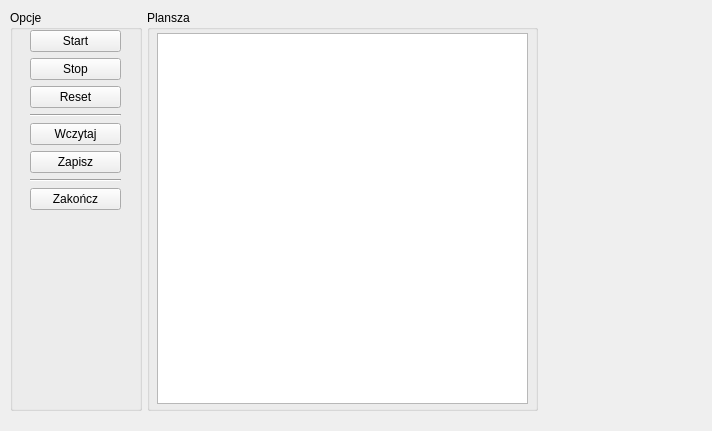
<?xml version="1.0" encoding="UTF-8"?>
<ui version="4.0">
 <class>SimulationWindow</class>
 <widget class="QWidget" name="SimulationWindow">
  <property name="geometry">
   <rect>
    <x>0</x>
    <y>0</y>
    <width>712</width>
    <height>431</height>
   </rect>
  </property>
  <property name="windowTitle">
   <string>Form</string>
  </property>
  <widget class="QGroupBox" name="groupBox_5">
   <property name="geometry">
    <rect>
     <x>10</x>
     <y>10</y>
     <width>132</width>
     <height>401</height>
    </rect>
   </property>
   <property name="title">
    <string>Opcje</string>
   </property>
   <widget class="QWidget" name="layoutWidget">
    <property name="geometry">
     <rect>
      <x>20</x>
      <y>20</y>
      <width>91</width>
      <height>371</height>
     </rect>
    </property>
    <layout class="QGridLayout" name="gridLayout">
     <item row="0" column="0">
      <widget class="QPushButton" name="pushButtonStart">
       <property name="text">
        <string>Start</string>
       </property>
      </widget>
     </item>
     <item row="1" column="0">
      <widget class="QPushButton" name="pushButtonStop">
       <property name="text">
        <string>Stop</string>
       </property>
      </widget>
     </item>
     <item row="2" column="0">
      <widget class="QPushButton" name="pushButtonReset">
       <property name="text">
        <string>Reset</string>
       </property>
      </widget>
     </item>
     <item row="3" column="0">
      <widget class="Line" name="line_5">
       <property name="orientation">
        <enum>Qt::Horizontal</enum>
       </property>
      </widget>
     </item>
     <item row="4" column="0">
      <widget class="QPushButton" name="pushButtonWczytaj">
       <property name="text">
        <string>Wczytaj</string>
       </property>
      </widget>
     </item>
     <item row="5" column="0">
      <widget class="QPushButton" name="pushButtonZapisz">
       <property name="text">
        <string>Zapisz</string>
       </property>
      </widget>
     </item>
     <item row="6" column="0">
      <widget class="Line" name="line_6">
       <property name="orientation">
        <enum>Qt::Horizontal</enum>
       </property>
      </widget>
     </item>
     <item row="7" column="0">
      <widget class="QPushButton" name="pushButtonZakoncz">
       <property name="text">
        <string>Zakończ</string>
       </property>
      </widget>
     </item>
     <item row="8" column="0">
      <spacer name="verticalSpacer">
       <property name="orientation">
        <enum>Qt::Vertical</enum>
       </property>
       <property name="sizeHint" stdset="0">
        <size>
         <width>20</width>
         <height>40</height>
        </size>
       </property>
      </spacer>
     </item>
    </layout>
   </widget>
  </widget>
  <widget class="QGroupBox" name="groupBox_6">
   <property name="geometry">
    <rect>
     <x>147</x>
     <y>10</y>
     <width>391</width>
     <height>401</height>
    </rect>
   </property>
   <property name="sizePolicy">
    <sizepolicy hsizetype="Preferred" vsizetype="Preferred">
     <horstretch>0</horstretch>
     <verstretch>0</verstretch>
    </sizepolicy>
   </property>
   <property name="sizeIncrement">
    <size>
     <width>0</width>
     <height>0</height>
    </size>
   </property>
   <property name="title">
    <string>Plansza</string>
   </property>
   <widget class="QGraphicsView" name="graphicsView">
    <property name="geometry">
     <rect>
      <x>10</x>
      <y>23</y>
      <width>371</width>
      <height>371</height>
     </rect>
    </property>
    <property name="sizePolicy">
     <sizepolicy hsizetype="Preferred" vsizetype="Preferred">
      <horstretch>0</horstretch>
      <verstretch>0</verstretch>
     </sizepolicy>
    </property>
    <property name="minimumSize">
     <size>
      <width>344</width>
      <height>0</height>
     </size>
    </property>
    <property name="alignment">
     <set>Qt::AlignLeading|Qt::AlignLeft|Qt::AlignTop</set>
    </property>
    <property name="resizeAnchor">
     <enum>QGraphicsView::NoAnchor</enum>
    </property>
   </widget>
  </widget>
 </widget>
 <resources/>
 <connections/>
</ui>
